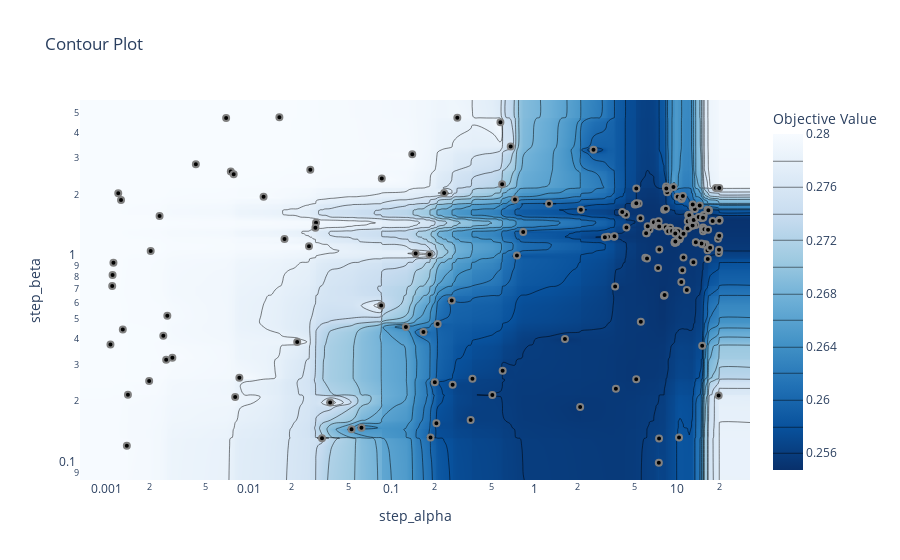

The code cell stored with this chart in its notebook:
### Markdown cell above
Лучшие trial сосредоточены равномерно у $1\leq step_beta \leq5$ и $1\leq step_alpha\leq5$

### Code cell
plot_contour(studies[10000], params=['step_alpha', 'step_beta'], target=my_clipper)

### Figure 1 — Plotly figure (JSON) as saved in the notebook; plotly's stock layout.template omitted (floating-point values rounded to 4 significant figures; data arrays with more than 128 entries replaced by an {"elided": "..."} marker saying what was removed)
{"data": [{"colorbar": {"title": {"text": "Objective Value"}}, "colorscale": [[0, "rgb(247,251,255)"], [0.125, "rgb(222,235,247)"], [0.25, "rgb(198,219,239)"], [0.375, "rgb(158,202,225)"], [0.5, "rgb(107,174,214)"], [0.625, "rgb(66,146,198)"], [0.75, "rgb(33,113,181)"], [0.875, "rgb(8,81,156)"], [1, "rgb(8,48,107)"]], "connectgaps": true, "contours": {"coloring": "heatmap"}, "hoverinfo": "none", "line": {"smoothing": 1.3}, "reversescale": true, "type": "contour", "x": {"elided": "202 float values"}, "y": {"elided": "202 float values"}, "z": {"elided": "202x202 float values"}}, {"marker": {"color": "black", "line": {"color": "Grey", "width": 2}}, "mode": "markers", "showlegend": false, "type": "scatter", "x": {"elided": "200 float values"}, "y": {"elided": "200 float values"}}], "layout": {"title": {"text": "Contour Plot"}, "xaxis": {"range": [-3.183, 1.512], "title": {"text": "step_alpha"}, "type": "log"}, "yaxis": {"range": [-1.08, 0.7593], "title": {"text": "step_beta"}, "type": "log"}}}
